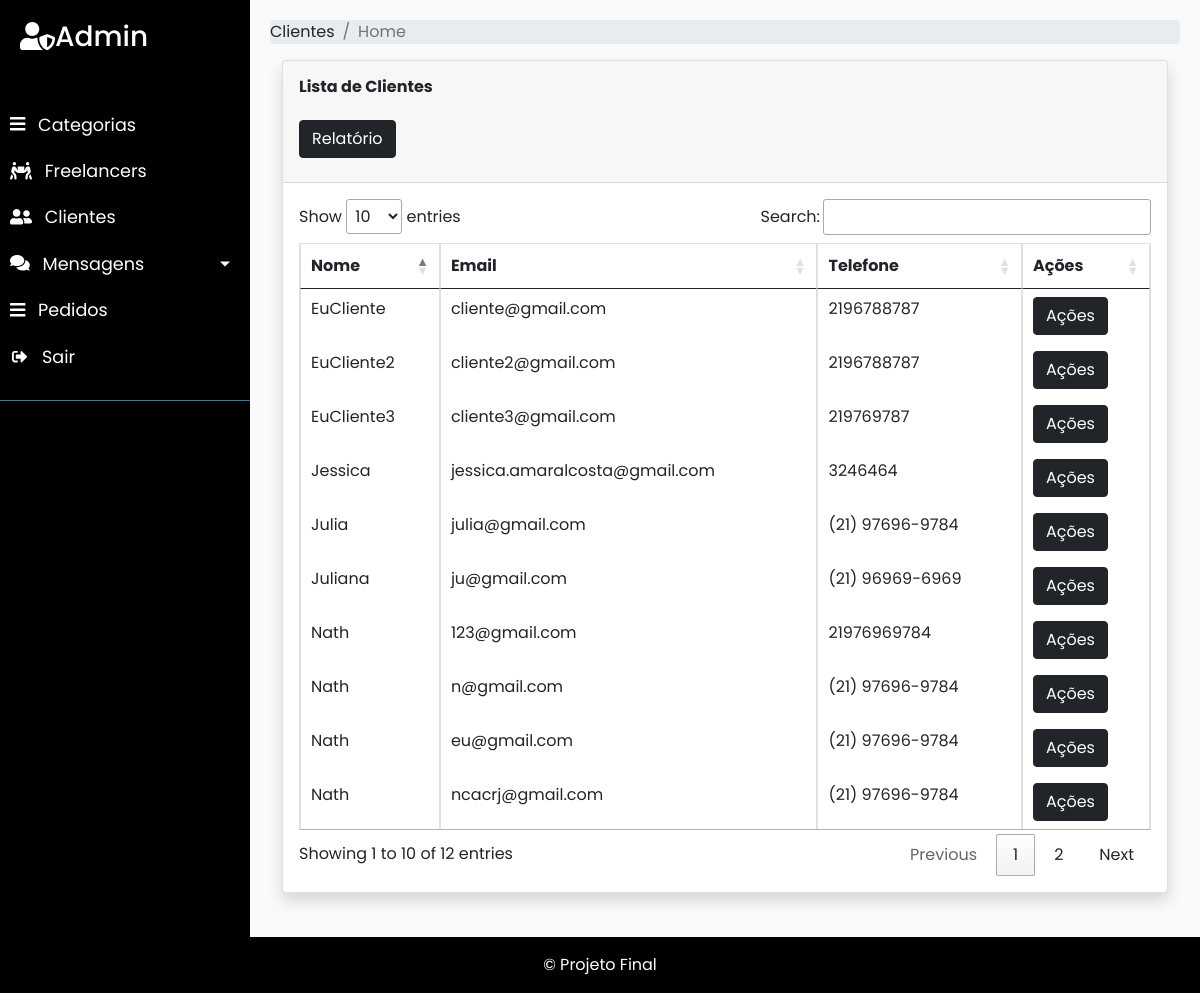
The page /admin/cliente/cliente.php on the database its author committed.
### tables this page shows
CREATE TABLE `cliente` (
  `id_Cliente` int(11) NOT NULL,
  `nomeCliente` varchar(100) NOT NULL,
  `emailCliente` varchar(45) NOT NULL,
  `senhaCliente` varchar(45) NOT NULL,
  `telefoneCliente` varchar(45) NOT NULL
);

### classe/Conexao.php (called while the page is built, shortened)
<?php
    class Conexao{
        private static $instancia;
        public static function getConexao(){
            if(!isset(self::$instancia)){
                $dbname = 'projetoFinal';
                $host   = 'localhost';
                $user   = 'root';
                $senha  = '';
                try {
                    self::$instancia = new PDO('mysql:dbname='.$dbname.';host='.$host,$user,$senha);
                } catch (\Throwable $e) {
                    echo 'Erro: '.$e;
                }
            }
            return self::$instancia;
        }
    }
?>

### classe/Cliente.php (called while the page is built, shortened)
<?php
    require_once 'Conexao.php';
    class Cliente{
        private $pdo;
        public function __construct(){
            $this->pdo = Conexao::getConexao();
        }
        public function buscarDados(){
            $cmd = $this->pdo->query("SELECT * FROM cliente ORDER BY id_Cliente");
            $res = $cmd->fetchAll(PDO::FETCH_ASSOC);
            return $res;
        }
    }
?>

### admin/cliente/cliente.php (the view, shortened to what this page needs)
<?php
require_once "../../classe/Cliente.php";
$cli = new Cliente();
?>
<!DOCTYPE html>
<html>
<head>
    <link rel="stylesheet" href="https://stackpath.bootstrapcdn.com/bootstrap/4.1.0/css/bootstrap.min.css">
    <link href="https://cdn.jsdelivr.net/npm/bootstrap@5.1.0/dist/css/bootstrap.min.css" rel="stylesheet">
    <link rel="stylesheet" href="../css/style.css">
    <link rel="stylesheet" href="//cdn.datatables.net/1.10.25/css/jquery.dataTables.min.css">
</head>
<body>
    <div class="wrapper">
        <nav id="sidebar">
            <?php include '../menu.php';?>
        </nav>
        <div id="content">
            <div class="content-body">
                <div class="row page-titles mx-0">
                    <div class="col p-md-0">
                        <ol class="breadcrumb">
                            <li class="breadcrumb-item"><a href="javascript:void(0)">Clientes</a></li>
                            <li class="breadcrumb-item active"><a href="../index.php">Home</a></li>
                        </ol>
                    </div>
                </div>
                <div class="container-fluid">
                    <div class="card shadow mb-4">
                        <div class="card-header py-3">
                            <h6 class="m-0 font-weight-bold text-dark">Lista de Clientes</h6><br>
                            <h6><a href="relatorio/relatorioCliente.php"><button type="button" class="btn btn-dark">Relatório</button></a></h6>
                        </div>
                        <div class="card-body">
                            <div class="table-responsive">
                                <table class="table table-bordered" id="dataTable" width="100%" cellspacing="0">
                                    <thead>
                                        <tr>
                                            <th>Nome</th>
                                            <th>Email</th>
                                            <th>Telefone</th>
                                            <th>Ações</th>
                                        </tr>
                                    </thead>
                                    <tbody>
                                        <?php
                                        $dados = $cli->buscarDados();
                                        if (count($dados) > 0) {
                                            for ($i = 0; $i < count($dados); $i++) {
                                                echo "<tr>";
                                                foreach ($dados[$i] as $k => $v) {
                                                    if ($k != "id_Cliente" && $k != "senhaCliente") {
                                                        echo "<td>" . $v . "</td>";
                                                    }
                                                }
                                        ?>
                                                <td>
                                                    <div class="dropdown">
                                                        <button class="btn btn-dark dropdown-toggle" type="button" id="dropdownMenuButton" data-toggle="dropdown" aria-haspopup="true" aria-expanded="false">
                                                            Ações
                                                        </button>
                                                    </div>
                                                </td>
                                        <?php
                                                echo "</tr>";
                                            }
                                        } else
                                        {
                                        }
                                        ?>
                                    </tbody>
                                </table>
                            </div>
                        </div>
                    </div>
                </div>
            </div>
        </div>
    </div>
    <footer class="bg-dark text-center text-white">
        <div class="text-center p-3" style="background-color: #000">
            © Projeto Final
        </div>
    </footer>
</body>
</html>

### admin/menu.php (shortened to what this page needs)
<div class="sidebar-header">
    <h3><a href="../index.php"><i class="fas fa-user-shield"></i>Admin</a></h3>
</div>
<ul class="list-unstyled components">
    <li>
        <a href="../categoria/categoria.php"><i class="fas fa-bars mr-2 text-gray-400"></i> Categorias</a>
    </li>
    <li>
        <a href="../freelancer/freelancer.php"><i class="fas fa-people-carry mr-2 text-gray-400"></i> Freelancers</a>
    </li>
    <li>
        <a href="../cliente/cliente.php"><i class="fas fa-user-friends mr-2 text-gray-400"></i> Clientes</a>
    </li>
    <li class="dropdown">
        <a class="dropdown-toggle" type="button" id="moduleDropDown" data-toggle="dropdown" aria-haspopup="true" aria-expanded="false">
            <i class="fas fa-comments mr-2 text-gray-400"></i> Mensagens
        </a>
    </li>
    <li>
            <a href="../pedido/registroPedido.php"><i class="fas fa-bars mr-2 text-gray-400"></i> Pedidos</a>
    </li>
    <li>
        <a href="../login.php"><i class="fas fa-sign-out-alt fa-sm fa-fw mr-2 text-gray-400"></i> Sair</a>
    </li>
</ul>

### admin/css/style.css (style rules this page uses)
body { font-family: 'Poppins', sans-serif; background: #fafafa; }
a, a:hover, a:focus { color: inherit; text-decoration: none; transition: all 0.3s; }
.wrapper { display: flex; width: 100%; align-items: stretch; }
#sidebar { min-width: 250px; max-width: 250px; background: #000; color: #fff; transition: all 0.3s; }
#sidebar .sidebar-header { padding: 20px; background: #000; }
#sidebar ul.components { padding: 20px 0; border-bottom: 1px solid #47748b; }
#sidebar ul li a { padding: 10px; font-size: 1.1em; display: block; }
.dropdown-toggle::after { display: block; position: absolute; top: 50%; right: 20px; transform: translateY(-50%); }
#content { width: 100%; padding: 20px; min-height: 100vh; transition: all 0.3s; }

### rows shown on the page
cliente: nomeCliente "Jessica", emailCliente "jessica.amaralcosta@gmail.com", telefoneCliente "3246464"
cliente: nomeCliente "EuCliente", emailCliente "cliente@gmail.com", telefoneCliente "2196788787"
cliente: nomeCliente "EuCliente2", emailCliente "cliente2@gmail.com", telefoneCliente "2196788787"
cliente: nomeCliente "EuCliente3", emailCliente "cliente3@gmail.com", telefoneCliente "219769787"
cliente: nomeCliente "Nath", emailCliente "123@gmail.com", telefoneCliente "21976969784"
cliente: nomeCliente "Julia", emailCliente "julia@gmail.com", telefoneCliente "(21) 97696-9784"
cliente: nomeCliente "Juliana", emailCliente "ju@gmail.com", telefoneCliente "(21) 96969-6969"
cliente: nomeCliente "Nath", emailCliente "n@gmail.com", telefoneCliente "(21) 97696-9784"
cliente: nomeCliente "Nath", emailCliente "eu@gmail.com", telefoneCliente "(21) 97696-9784"
cliente: nomeCliente "Nath", emailCliente "ncacrj@gmail.com", telefoneCliente "(21) 97696-9784"
